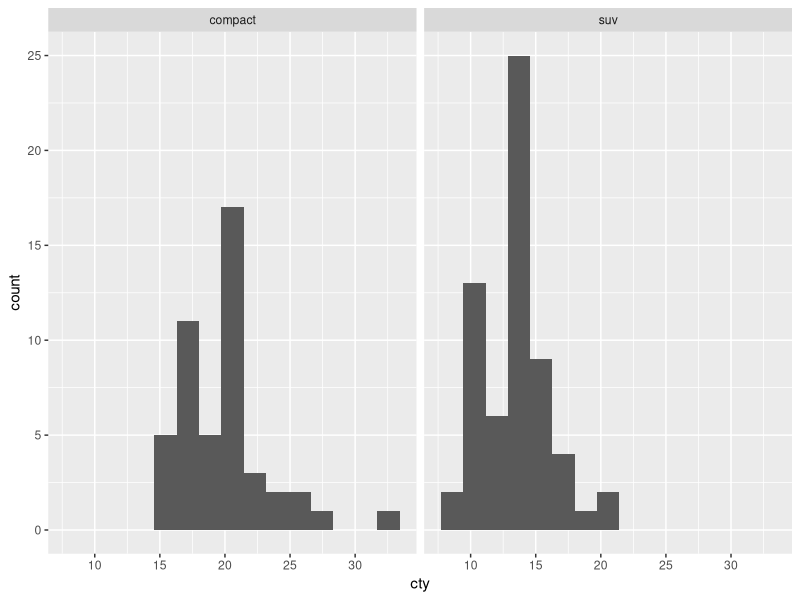
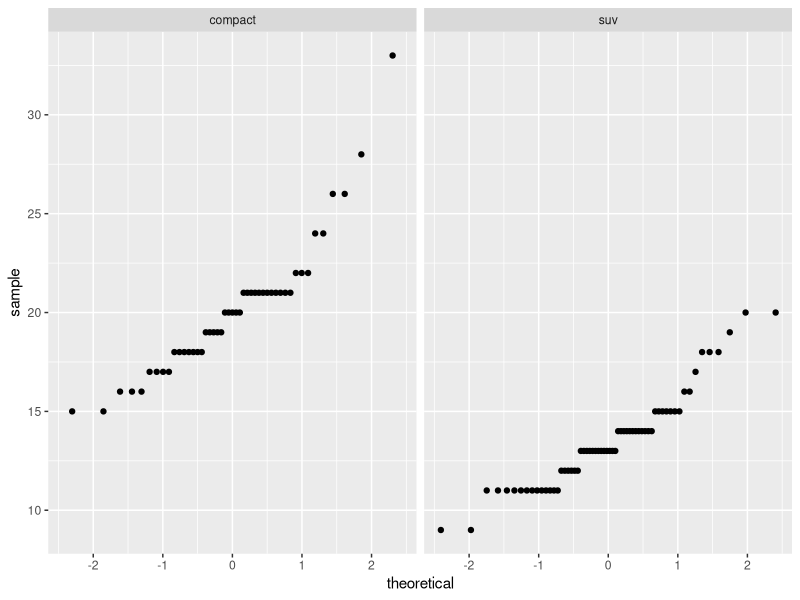

These charts were generated, in order, by the following R code:
## ---- chunk 1
knitr::opts_chunk$set(echo = TRUE)
library(ggplot2)
library(tidyverse)
## ---- chunk 2
otter_length<- c(38,41,50,27,32,41,48,60,43)

t.test(otter_length)
## ---- chunk 3
otter_test<-t.test(x= otter_length, mu= 50)
otter_test
## ---- chunk 4
desert_bighorns<- c(32,44,18,26,50,33,42,20)
sierra_bighorns<-c(28,31,40,42,26,29,31)

t.test(x=desert_bighorns, y=sierra_bighorns)
## ---- chunk 5
compact_suv <- mpg %>% 
  filter(class %in% c("compact", "suv"))
## ---- chunk 6
ggplot(data=compact_suv, aes(x=cty))+
  geom_histogram(bins=15)+
  facet_wrap(~class)
## ---- chunk 7
ggplot(data=compact_suv, aes(sample=cty))+
         geom_qq()+
  facet_wrap(~class)
## ---- chunk 8
car_stats<-compact_suv %>% 
  group_by(class) %>% 
  summarize(mean_city=mean(cty),
            sd_city=sd(cty),
            n=n())

car_stats
## ---- chunk 9
compact_sample<-compact_suv %>% 
  filter(class=="compact") %>% 
  pull(cty)

suv_sample<-compact_suv %>% 
  filter(class=="suv") %>% 
  pull(cty)

t.test(x=compact_sample, suv_sample)
